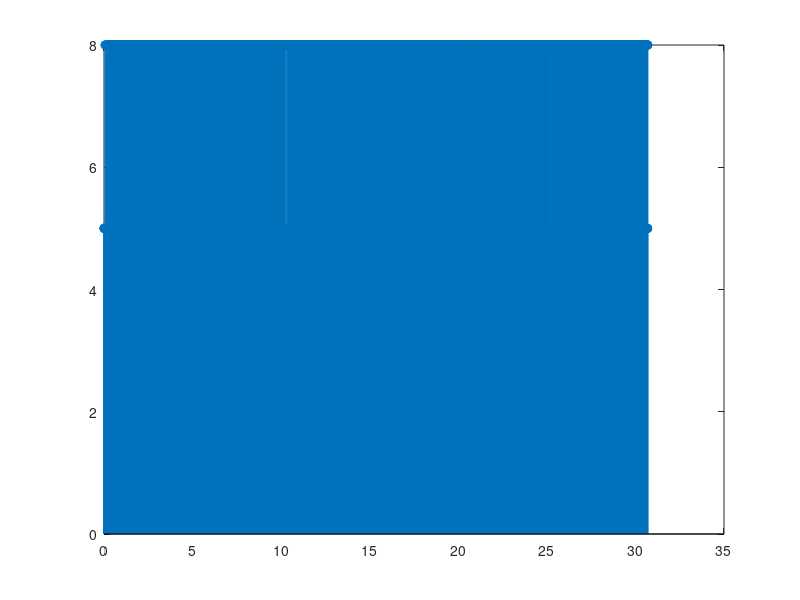

This chart was generated by the following MATLAB code: (Note: this script raises an error after producing the figure.)
close all;  clear all;  clc;

n = 11;

T = 0.005;    % Abtastzeit

umin = 5;       % Nicht von 0 starten
umax = 8;       % Nur eine kleine Abweichung von umin

L = 3;              % Anzahl der Perioden
N = 2^n-1;          % Anzahl Messpunkte pro Sequenz
To = (2^n-1)*T;     % Periodenlänge

Tf = L*To;          % Experiment Dauer

reg = zeros(1,n);   reg(n) = 1;

switch n
    case {3, 6, 7}
        tap = [n n-1];
    case {4, 5}
        tap = [n n-2];
    case 8
        tap = [4 5 6 8];
    case 9
        tap = [5 9];
    case 10
        tap = [7 10];
    case 11
        tap = [9 11];
    otherwise
        warning('n too high');
end

% Calculate the sequence
for iterK=1:L*N    
    tmp = mod(sum(reg(tap)),2);
    reg(2:end) = reg(1:end-1);
    reg(1) = tmp;
    
    if reg(n)
        u(iterK) = umax;
    else
        u(iterK) = umin;
    end
        
end
u = u';
tk = linspace(0,Tf-T,N*L);
figure(10)
%plot(tk, u, '+');
stem(tk, u)

%FFTSpectrum(u-mean(u),T,1,2);   % my
FFTSpektrum(u-mean(u),T,1,2);   % teacher
clear iterK L n N reg tap tmp To umax umin